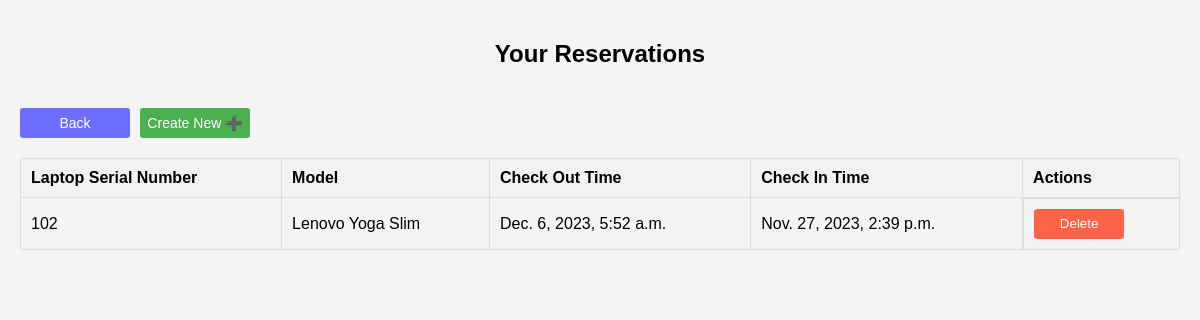
The page /view/ (signed in) on the database its author committed.
### app/models.py (models this page shows, shortened)
class Reservation(models.Model):
    student = models.ForeignKey(User, on_delete=models.CASCADE, default=None)
    laptop = models.ForeignKey(Laptop, on_delete=models.CASCADE, default=None)
    fromtime = models.DateTimeField(default=timezone.now)
    totime = models.DateTimeField()

class Laptop(models.Model):
    serial_number = models.CharField(max_length=20, unique=True)
    model = models.CharField(max_length=50)
    condition = models.ForeignKey(Condition,on_delete=models.CASCADE)
    is_available = models.BooleanField(default=True)

### app/views.py (the view)
# urls.py: path('view/',ListReservations.as_view(),name='listreser'),
class ListReservations(ListView):
    model = Reservation
    template_name = 'viewreservation.html'
    success_url = reverse_lazy('userpage')
    def get_queryset(self):
        return Reservation.objects.filter(student=self.request.user)

### app/templates/viewreservation.html (shortened to what this page needs)
<!DOCTYPE html>
<html lang="en">
<head>
</head>
<body>
    <h2>Your Reservations</h2>
    <div class="all" style="display: flex; gap: 10px;">
        <div class="add">
            <button class="button add-button" style="background-color: rgb(109, 109, 255);"><a href="{% url 'userpage' %}">Back</a></button>
        </div>
        <div class="add">
            <button class="button add-button"><a href="{% url 'reservation' %}">Create New ➕</a></button>
        </div>
    </div>
    <table>
        <thead>
            <tr>
                <th>Laptop Serial Number</th>
                <th>Model</th>
                <th>Check Out Time</th>
                <th>Check In Time</th>
                <th>Actions</th>
            </tr>
        </thead>
        <tbody>
            {% for i in object_list %}
                <tr>
                    <td>{{ i.laptop.serial_number }}</td>
                    <td>{{ i.laptop.model}}</td>
                    <td>{{ i.fromtime }}</td>
                    <td>{{ i.totime}}</td>
                    <td class="action-buttons">
                      <div class="btn" style="display: flex; gap: 10px;">
                        <div class="d">
                            <form method="post" action="{% url 'deletereservation' i.id %}">
                                <button class="delete-button" >Delete</button>
                            </form>
                        </div>
                      </div>
                    </td>
                </tr>
            {% endfor %}
        </tbody>
    </table>
</body>
</html>

### app/templates/viewreservation.html (style rules this page uses)
body { font-family: Arial, sans-serif; background-color: #f4f4f4; margin: 0; padding: 20px; }
h2 { text-align: center; }
table { width: 100%; border-collapse: collapse; margin-top: 20px; }
th, td { border: 1px solid #ddd; padding: 10px; text-align: left; }
th { background-color: #f2f2f2; }
.action-buttons { display: flex; gap: 5px; }
.button { height: 30px; width: 80px; font-size: 14px; color: white; text-decoration: none; cursor: pointer; border: none; border-radius: 3px; }
.delete-button { background-color: #ff6347; }
.add-button { background-color: #4CAF50; width: 110px; }
.add-button a { text-decoration: none; color: white; }
.add, .history { margin-top: 20px; text-align: center; }
.btn button { width: 90px; height: 30px; border: 0; border-radius: 3px; color: white; }

### rows shown on the page
Reservation: laptop.serial_number "102", laptop.model "Lenovo Yoga Slim", fromtime "Dec. 6, 2023, 5:52 a.m.", totime "Nov. 27, 2023, 2:39 p.m."
